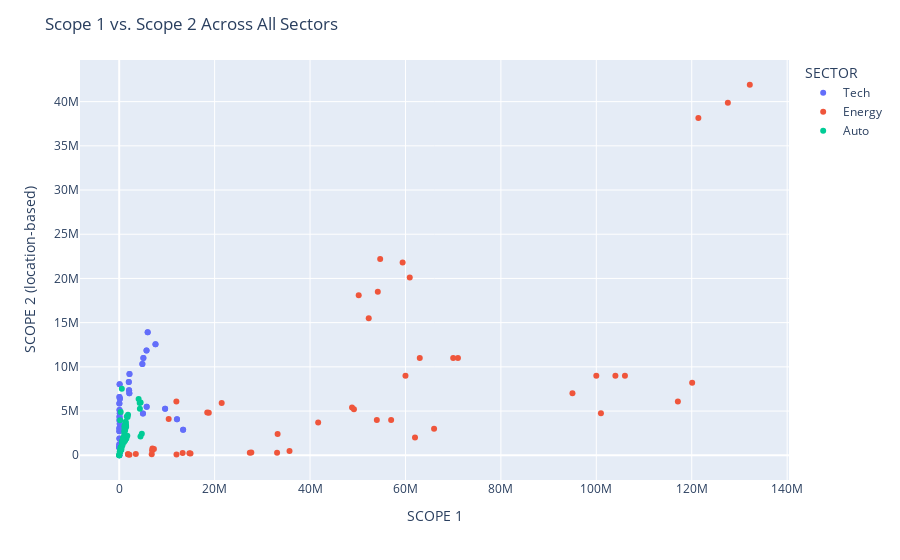

This figure's notebook cell:
### Markdown cell above
## Visualizations

### Code cell
fig = px.scatter(sectors, x='SCOPE 1', y='SCOPE 2 (location-based)', color='SECTOR', hover_data=['COMPANY NAME'])
fig.update_layout(title='Scope 1 vs. Scope 2 Across All Sectors')
fig.show()

### Figure 1 — Plotly figure (JSON) as saved in the notebook; plotly's stock layout.template omitted (floating-point values rounded to 4 significant figures)
{"data": [{"customdata": [["Alphabet"], ["Alphabet"], ["Alphabet"], ["Alphabet"], ["Alphabet"], ["Amazon"], ["Amazon"], ["Amazon"], ["Amazon"], ["Amazon"], ["Apple"], ["Apple"], ["Apple"], ["Apple"], ["Apple"], ["Meta"], ["Meta"], ["Meta"], ["Meta"], ["Meta"], ["Microsoft"], ["Microsoft"], ["Microsoft"], ["Microsoft"], ["Microsoft"], ["Samsung"], ["Samsung"], ["Samsung"], ["Samsung"], ["Samsung"], ["TSMC"], ["TSMC"], ["TSMC"], ["TSMC"], ["Alphabet"], ["Alphabet"], ["Alphabet"], ["Alphabet"], ["Alphabet"], ["Amazon"], ["Amazon"], ["Amazon"], ["Amazon"], ["Amazon"], ["Apple"], ["Apple"], ["Apple"], ["Apple"], ["Apple"], ["Meta"], ["Meta"], ["Meta"], ["Meta"], ["Meta"], ["Microsoft"], ["Microsoft"], ["Microsoft"], ["Microsoft"], ["Microsoft"], ["Samsung"], ["Samsung"], ["Samsung"], ["Samsung"], ["Samsung"], ["TSMC"], ["TSMC"], ["TSMC"], ["TSMC"]], "hovertemplate": "SECTOR=Tech<br>SCOPE 1=%{x}<br>SCOPE 2 (location-based)=%{y}<br>COMPANY NAME=%{customdata[0]}<extra></extra>", "legendgroup": "Tech", "marker": {"color": "#636efa", "symbol": "circle"}, "mode": "markers", "name": "Tech", "orientation": "v", "showlegend": true, "type": "scatter", "x": [63521, 66686, 38694, 45073, 91200, 4980000, 5760000, 9620000, 12110000, 13400000, 57440, 52730, 47430, 55200, 55202, 42000, 44000, 29000, 55173, 66934, 90723, 113412, 118100, 123704, 139413, 4855000, 5067000, 5726300, 7604000, 5972000, 2125725, 2071743, 2010692, 2151937, 63521, 66686, 38694, 45073, 91200, 4980000, 5760000, 9620000, 12110000, 13400000, 57440, 52730, 47430, 55200, 55202, 42000, 44000, 29000, 55173, 66934, 90723, 113412, 118100, 123704, 139413, 4855000, 5067000, 5726300, 7604000, 5972000, 2125725, 2071743, 2010692, 2151937], "xaxis": "x", "y": [4344686, 5116949, 5865095, 6576239, 8045400, 4710000, 5500000, 5270000, 4070000, 2890000, 8730, 862127, 890200, 890200, 1065405, 1241000, 1885000, 2718000, 3080194, 3921611, 3000523, 3556553, 4102445, 4745197, 6381250, 10318000, 10998000, 11852400, 12566000, 13920000, 7001655, 7350195, 8282509, 9196964, 4344686, 5116949, 5865095, 6576239, 8045400, 4710000, 5500000, 5270000, 4070000, 2890000, 8730, 862127, 890200, 890200, 1065405, 1241000, 1885000, 2718000, 3080194, 3921611, 3000523, 3556553, 4102445, 4745197, 6381250, 10318000, 10998000, 11852400, 12566000, 13920000, 7001655, 7350195, 8282509, 9196964], "yaxis": "y"}, {"customdata": [["BP"], ["BP"], ["BP"], ["BP"], ["Chevron"], ["Chevron"], ["Chevron"], ["Chevron"], ["EDF"], ["EDF"], ["EDF"], ["EDF"], ["Enel"], ["Enel"], ["Enel"], ["Enel"], ["Equinor"], ["Equinor"], ["Equinor"], ["Equinor"], ["Exxon"], ["Exxon"], ["Exxon"], ["Exxon"], ["Orsted"], ["Orsted"], ["Orsted"], ["Orsted"], ["Oxy"], ["Oxy"], ["Oxy"], ["Oxy"], ["PetroChina"], ["PetroChina"], ["PetroChina"], ["PetroChina"], ["Saudi Aramco"], ["Saudi Aramco"], ["Saudi Aramco"], ["Saudi Aramco"], ["Shell"], ["Shell"], ["Shell"], ["Shell"], ["Gazprom"], ["Gazprom"], ["Gazprom"], ["Gazprom"], ["Rosneft"], ["Rosneft"], ["Rosneft"], ["Rosneft"]], "hovertemplate": "SECTOR=Energy<br>SCOPE 1=%{x}<br>SCOPE 2 (location-based)=%{y}<br>COMPANY NAME=%{customdata[0]}<extra></extra>", "legendgroup": "Energy", "marker": {"color": "#EF553B", "symbol": "circle"}, "mode": "markers", "name": "Energy", "orientation": "v", "showlegend": true, "type": "scatter", "x": [48800000, 49200000, 41700000, 33200000, 66000000, 62000000, 54000000, 57000000, 35699738, 33090244, 27690997, 27381075, 6816597, 6963813, 6895903, 7276000, 14946447, 14719266, 13294578, 12009607, 104000000, 106000000, 100000000, 95000000, 3483000, 1846000, 1851000, 2142000, 10370000, 21481896, 18780484, 18454662, null, 132170000, 127570000, 121390000, null, null, 50200000, 52300000, 71000000, 70000000, 63000000, 60000000, 120089856, 117097372, 100970512, 11987000, 54700000, 59400000, 60900000, 54200000], "xaxis": "x", "y": [5400000, 5200000, 3700000, 2400000, 3000000, 2000000, 4000000, 4000000, 470025, 289243, 320773, 288947, 115000, 770163, 548948, 721000, 194063, 215474, 251513, 97048, 9000000, 9000000, 9000000, 7000000, 151000, 123000, 111000, 53000, 4100000, 5898890, 4800281, 4838074, null, 41910000, 39870000, 38150000, null, null, 18100000, 15500000, 11000000, 11000000, 11000000, 9000000, 8198070, 6077827, 4762910, 6080000, 22200000, 21800000, 20100000, 18500000], "yaxis": "y"}, {"customdata": [["BMW"], ["BMW"], ["BMW"], ["BMW"], ["BMW"], ["BYD"], ["BYD"], ["BYD"], ["BYD"], ["BYD"], ["BYD"], ["Daimler/Mercedes"], ["Daimler/Mercedes"], ["Daimler/Mercedes"], ["Daimler/Mercedes"], ["Daimler/Mercedes"], ["Daimler/Mercedes"], ["Fiat-Chrysler"], ["Fiat-Chrysler"], ["Fiat-Chrysler"], ["Fiat-Chrysler"], ["Fiat-Chrysler"], ["Fiat-Chrysler"], ["Ford"], ["Ford"], ["Ford"], ["Ford"], ["Ford"], ["Geely"], ["Geely"], ["Geely"], ["Geely"], ["Geely"], ["Geely"], ["General Motors"], ["General Motors"], ["General Motors"], ["General Motors"], ["General Motors"], ["Honda"], ["Honda"], ["Honda"], ["Honda"], ["Honda"], ["Hyundai"], ["Hyundai"], ["Hyundai"], ["Hyundai"], ["Hyundai"], ["Toyota"], ["Toyota"], ["Toyota"], ["Toyota"], ["Toyota"], ["Toyota"], ["Volkswagen"], ["Volkswagen"], ["Volkswagen"], ["Volkswagen"], ["Volkswagen"], ["Volkswagen"], ["Tesla"], ["Tesla"], ["Tesla"], ["Tesla"], ["Tesla"], ["Tesla"]], "hovertemplate": "SECTOR=Auto<br>SCOPE 1=%{x}<br>SCOPE 2 (location-based)=%{y}<br>COMPANY NAME=%{customdata[0]}<extra></extra>", "legendgroup": "Auto", "marker": {"color": "#00cc96", "symbol": "circle"}, "mode": "markers", "name": "Auto", "orientation": "v", "showlegend": true, "type": "scatter", "x": [625072, 581703, 678403, 678967, 699713, 0, 0, 0, 199406, 315610, 550932, 1192000, 1247000, 1239000, 1027000, 681000, 569000, 1101289, 1129268, 1058367, 877603, 1700000, 1500000, 1391127, 1442963, 1451947, 1124798, 1069907, 126934, 138921, 141100, 166395, 263159, 249291, 1848804, 1763555, 1589700, 1214124, 1252906, 1350000, 1380000, 1240000, 1120000, 1160244, 852547, 874997, 807498, 716237, 723966, 391000, 434000, 438000, 409000, 387000, 445353, 4297748, 4068261, 4494068, 4335495, 4740000, 4460000, null, null, null, null, 185000, 202000], "xaxis": "x", "y": [1572432, 1539378, 1540667, 1333076, 1404348, 0, 0, 0, 3945773, 4903502, 7511038, 2041000, 1687000, 1706000, 1492000, 1123000, 1121000, 3309598, 2795995, 2296709, 1983910, 2200000, 1900000, 3482444, 3349808, 3195704, 2715328, 2616003, 346173, 425622, 418180, 518514, 867943, 655705, 4572734, 4322761, 4381970, 3087816, 2881767, 3790000, 3690000, 3440000, 3050000, 3245113, 1882674, 1936902, 1897855, 1680079, 1660238, 911000, 895000, 783000, 697000, 627000, 618729, 5901889, 6370514, 5973894, 5257618, 2420000, 2110000, null, null, null, null, 403000, 408000], "yaxis": "y"}], "layout": {"legend": {"title": {"text": "SECTOR"}, "tracegroupgap": 0}, "margin": {"t": 60}, "title": {"text": "Scope 1 vs. Scope 2 Across All Sectors"}, "xaxis": {"anchor": "y", "domain": [0, 1], "title": {"text": "SCOPE 1"}}, "yaxis": {"anchor": "x", "domain": [0, 1], "title": {"text": "SCOPE 2 (location-based)"}}}}
